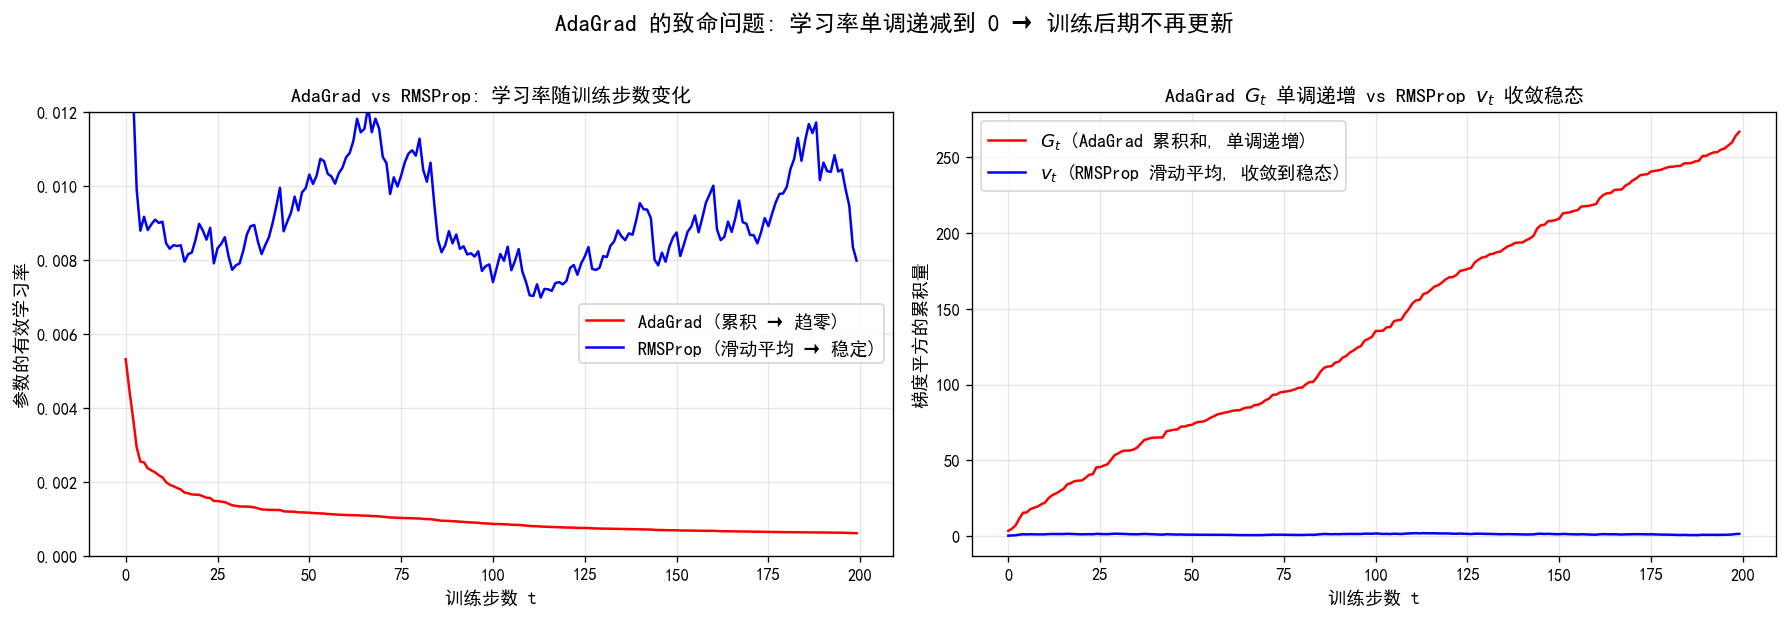

Python code for this plot:
"""
3-5-adagrad-decay.py
Visualize AdaGrad's critical flaw: learning rate monotonically decreases to zero.

Output: assets/figures/3-5-adagrad-decay.png
"""
import numpy as np
import matplotlib.pyplot as plt
import os

os.makedirs("assets/figures", exist_ok=True)

# Simulate AdaGrad vs RMSProp
np.random.seed(0)
n_steps = 200

# Simulated gradients (constant magnitude, like a typical parameter)
grads = np.random.randn(n_steps) * 0.5 + 1.0

# AdaGrad: G_t = G_{t-1} + g_t^2
G_adagrad = np.cumsum(grads ** 2)
lr_adagrad = 0.01 / (np.sqrt(G_adagrad) + 1e-8)

# RMSProp: v_t = rho * v_{t-1} + (1-rho) * g_t^2
rho = 0.9
v = 0.0
v_history = []
for g in grads:
    v = rho * v + (1 - rho) * g ** 2
    v_history.append(v)
v_history = np.array(v_history)
lr_rmsprop = 0.01 / (np.sqrt(v_history) + 1e-8)

fig, axes = plt.subplots(1, 2, figsize=(15, 5))

# Left: Per-step learning rate
ax = axes[0]
ax.plot(lr_adagrad, "r-", linewidth=1.5, label="AdaGrad (累积 → 趋零)")
ax.plot(lr_rmsprop, "b-", linewidth=1.5, label="RMSProp (滑动平均 → 稳定)")
ax.axhline(y=0, color="k", linewidth=0.5)
ax.set_xlabel("训练步数 t", fontsize=11)
ax.set_ylabel("参数的有效学习率", fontsize=11)
ax.set_title("AdaGrad vs RMSProp: 学习率随训练步数变化", fontsize=12, fontweight="bold")
ax.legend(fontsize=11)
ax.grid(True, alpha=0.3)
ax.set_ylim(0, 0.012)

# Right: 累积统计 vs 滑动平均
ax = axes[1]
ax.plot(G_adagrad, "r-", linewidth=1.5, label="$G_t$ (AdaGrad 累积和, 单调递增)")
ax.plot(v_history, "b-", linewidth=1.5, label="$v_t$ (RMSProp 滑动平均, 收敛到稳态)")
ax.set_xlabel("训练步数 t", fontsize=11)
ax.set_ylabel("梯度平方的累积量", fontsize=11)
ax.set_title("AdaGrad $G_t$ 单调递增 vs RMSProp $v_t$ 收敛稳态", fontsize=12, fontweight="bold")
ax.legend(fontsize=11)
ax.grid(True, alpha=0.3)

plt.suptitle("AdaGrad 的致命问题: 学习率单调递减到 0 → 训练后期不再更新",
             fontsize=14, fontweight="bold", y=1.02)
plt.tight_layout()
plt.savefig("assets/figures/3-5-adagrad-decay.png", dpi=120, bbox_inches="tight")
print("Saved: assets/figures/3-5-adagrad-decay.png")
